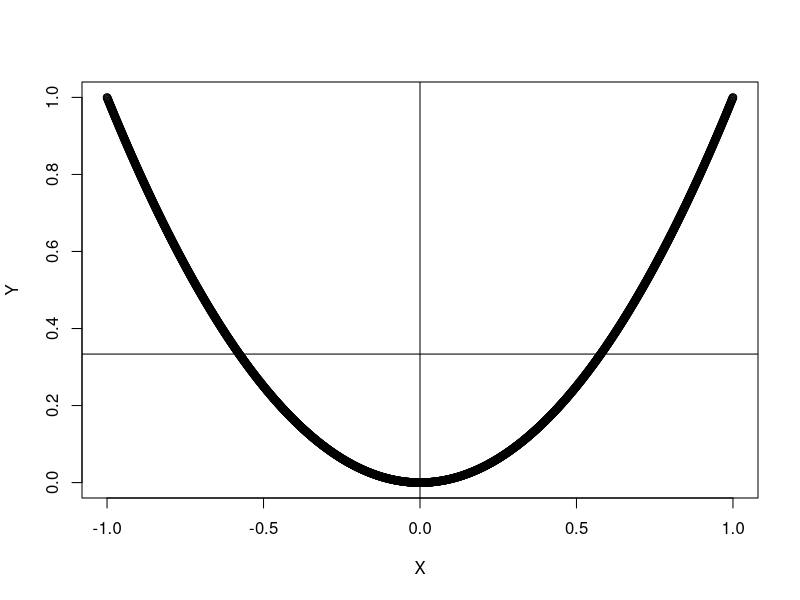
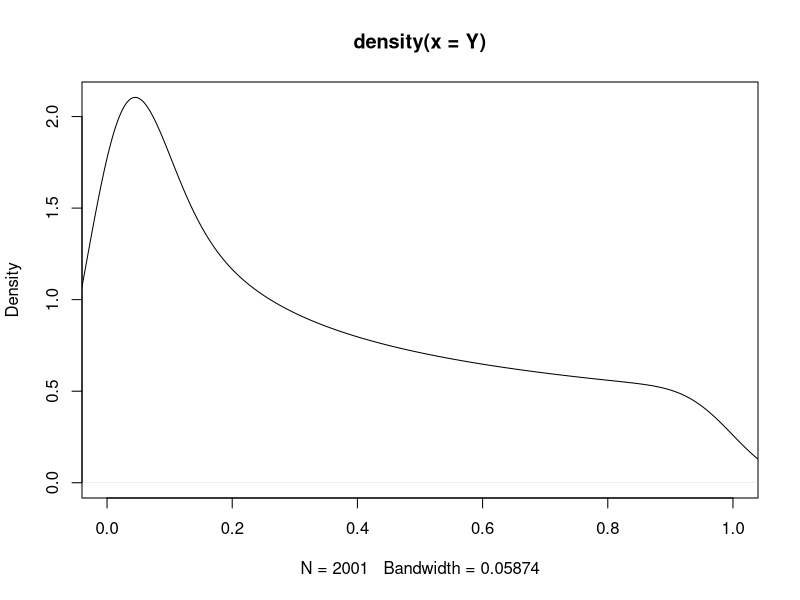
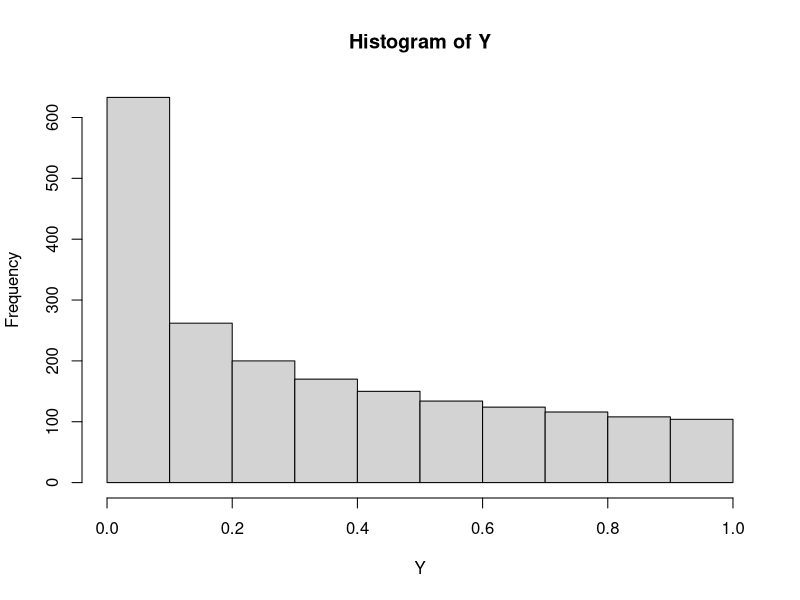
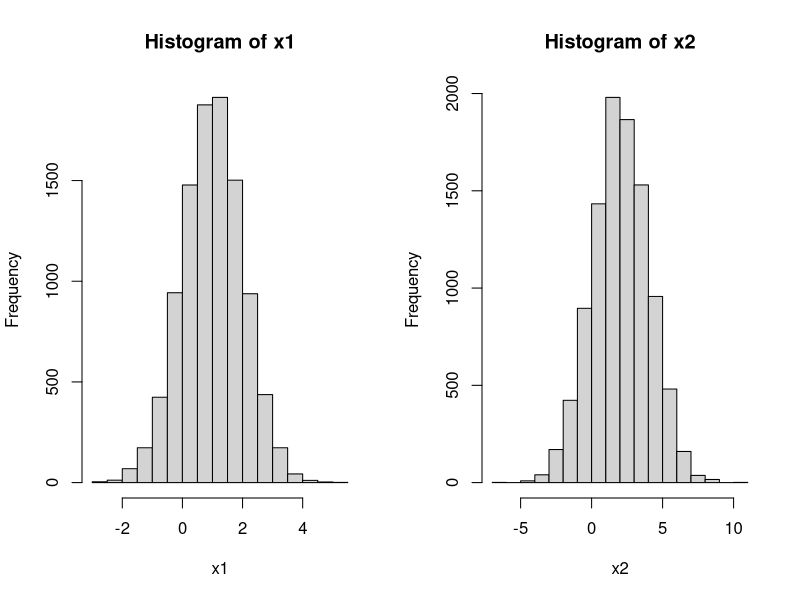
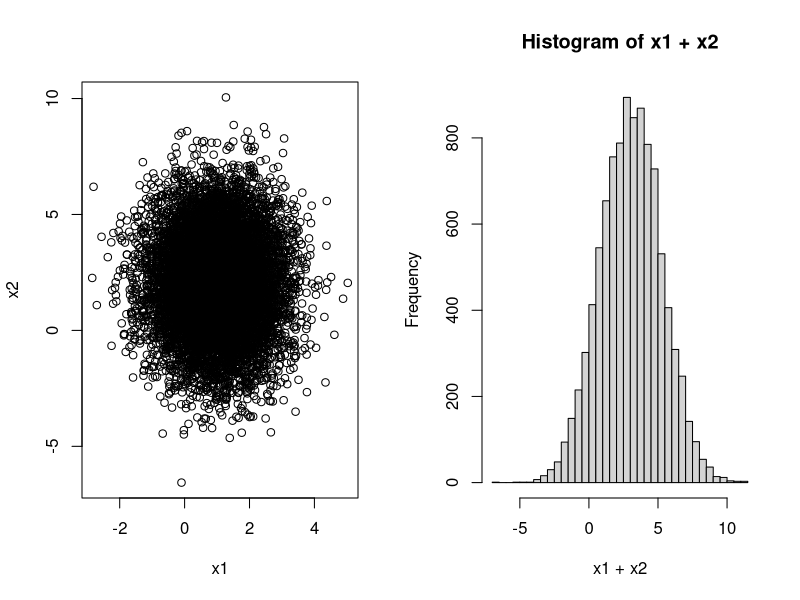
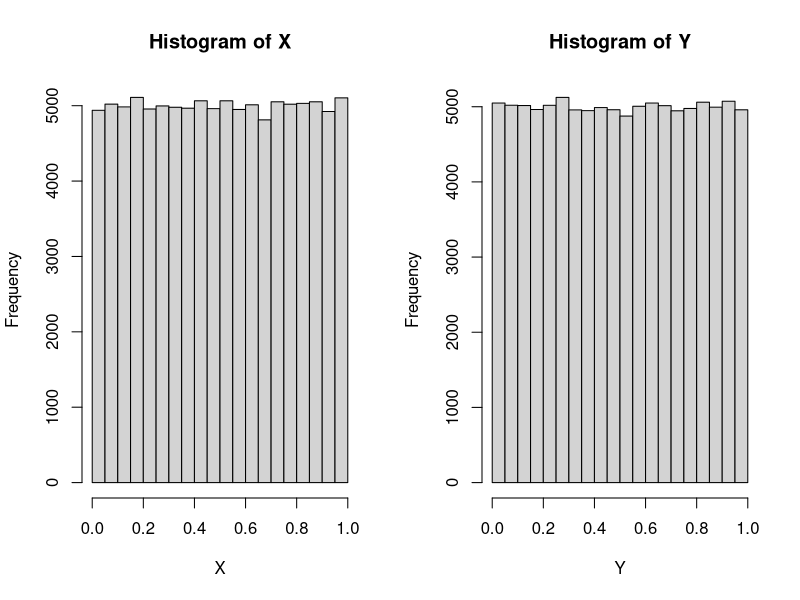
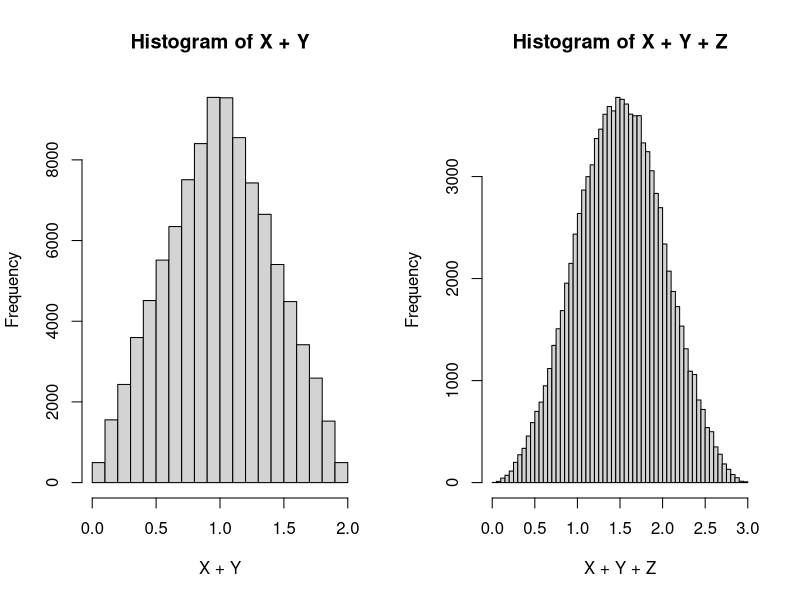
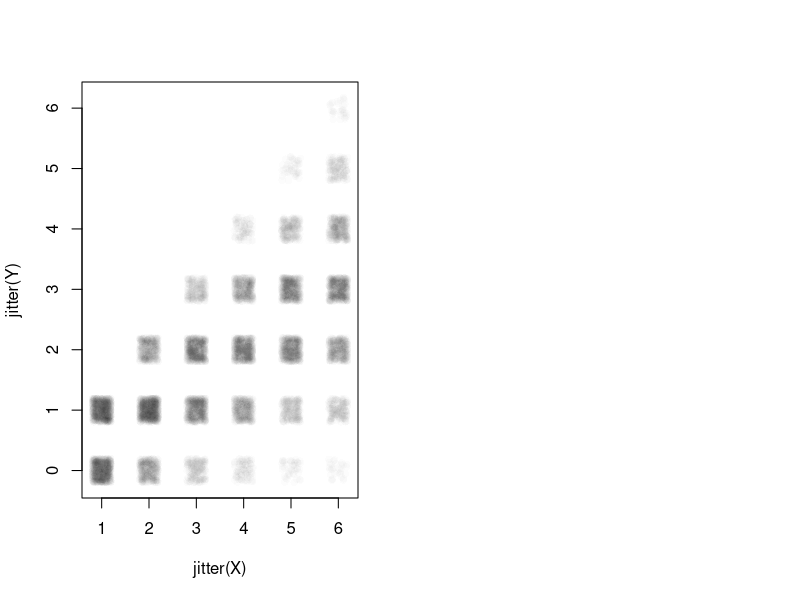

Generate these figures, in order, with R:
## ---- chunk 1
knitr::opts_chunk$set(echo = TRUE)
## ---- chunk 2
X = seq(-1,1,.001)
Y = X^2
plot(X,Y)
abline(h=mean(Y))
abline(v=mean(X))
cov(X,Y)
cor(X,Y)
## ---- chunk 3
#A estimate of the pdf of Y
plot(density(Y), xlim=c(0,1))
hist(Y)

## ---- chunk 4
# X1 ~ Normal(1,1^2)
x1 <- rnorm(10000, mean=1, sd=1)

#X2 ~ Normal(2, 2^2)
x2 <- rnorm(10000, mean=2, sd=2)

par(mfrow=c(1,2))
hist(x1)
hist(x2)

## ---- chunk 5
var(x1)
var(x2)
## ---- chunk 6
var(x1+x2)
var(x1)+var(x2)
var(x1)+var(x2)+2*cov(x1,x2)

## ---- chunk 7
mean(x1+x2)
mean(x1)+mean(x2)

plot(x1,x2)
hist(x1+x2, breaks=50)
## ---- chunk 8
X <- runif(100000, 0, 1)
hist(X)

Y <- runif(100000, 0, 1)
hist(Y)

hist(X+Y)




Z <- runif(100000, 0, 1)
hist(X+Y+Z, breaks=100)


## ---- chunk 9
X <- sample(6, size=10000, replace=TRUE)
Y <- rbinom(10000, size=X, prob=.5)
cor(X,Y)
plot(jitter(Y)~jitter(X), col=rgb(0,0,0,.01), pch=16)
## ---- chunk 10
p.flu <- .03; p.noflu <- 1-p.flu
p.pos.given.flu <- .99; p.neg.given.flu <- 1-p.pos.given.flu
p.neg.given.noflu <- .95; p.pos.given.noflu <- 1-p.neg.given.noflu

# P(flu | pos) = P(flu)*P(pos|flu)/ [P(flu)*P(pos|flu) + P(noflu)*P(pos|noflu) ]
p.flu*p.pos.given.flu / (p.flu*p.pos.given.flu + p.noflu*p.pos.given.noflu)
